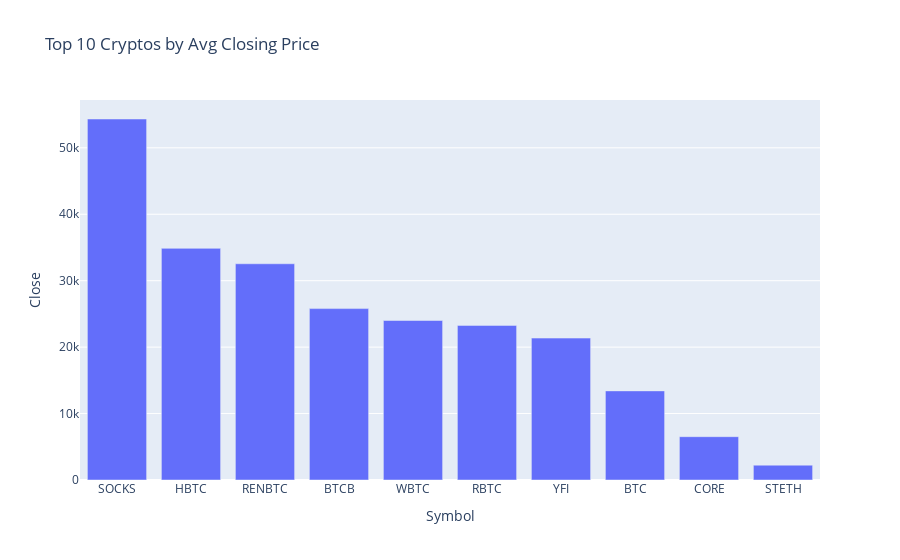

Notebook code for this chart:
### Code cell
# visualization of top closing price
px.bar(average_close.head(10).reset_index(), x='Symbol', y='Close', title='Top 10 Cryptos by Avg Closing Price')

### Figure 1 — Plotly figure (JSON) as saved in the notebook; plotly's stock layout.template omitted (floating-point values rounded to 4 significant figures)
{"data": [{"hovertemplate": "Symbol=%{x}<br>Close=%{y}<extra></extra>", "legendgroup": "", "marker": {"color": "#636efa", "pattern": {"shape": ""}}, "name": "", "orientation": "v", "showlegend": false, "textposition": "auto", "type": "bar", "x": ["SOCKS", "HBTC", "RENBTC", "BTCB", "WBTC", "RBTC", "YFI", "BTC", "CORE", "STETH"], "xaxis": "x", "y": [54340.0, 34870.0, 32550.0, 25800.0, 24010.0, 23270.0, 21360.0, 13410.0, 6520.0, 2232.0], "yaxis": "y"}], "layout": {"barmode": "relative", "legend": {"tracegroupgap": 0}, "title": {"text": "Top 10 Cryptos by Avg Closing Price"}, "xaxis": {"anchor": "y", "domain": [0, 1], "title": {"text": "Symbol"}}, "yaxis": {"anchor": "x", "domain": [0, 1], "title": {"text": "Close"}}}}
